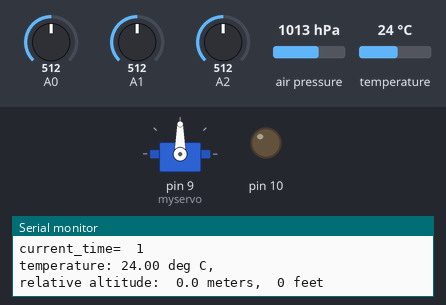
A sketch run on a simulated Arduino Uno, built with avr-gcc and run on an emulated ATmega328P. Shown: servo, output pins drawn as LEDs (lit = HIGH), the last lines printed to the serial monitor. Inputs (shaded band) come from the test bench; at power-on: air pressure 1013 hPa, A0 = 512, A1 = 512, A2 = 512, temperature 24 °C.

Above: at 1.2 s.
1.3 s: air pressure set to 1025 hPa
At 2.42 s:
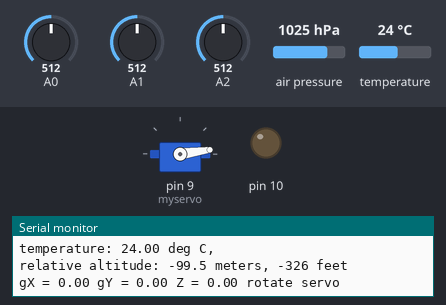
At 7.6 s:
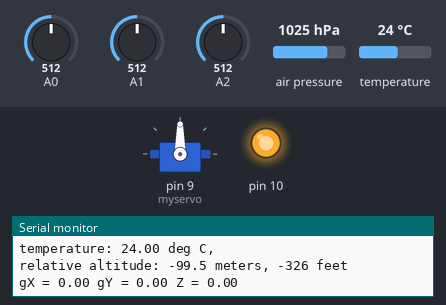
Timing chart, 0 to 10.4 s (numbered marks = the images above; inputs shaded):
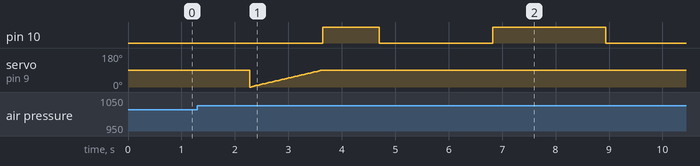

The sketch:

final_code_ps2_teamC.ino
```cpp
#include <Servo.h>

//for servo motor
Servo myservo;  // create servo object to control a servo
// twelve servo objects can be created on most boards
int pos = 0;    // variable to store the servo position


//for pressure and altitude
//Any Arduino pins labeled:  SDA  SCL
//Uno, Redboard, Pro:        A4   A5
// Your sketch must #include this library, and the Wire library.
// (Wire is a standard library included with Arduino.):
#include <SFE_BMP180.h>
#include <Wire.h>
// You will need to create an SFE_BMP180 object, here called "pressure":
SFE_BMP180 pressure;
double baseline; // baseline pressure


//for accelerometer
float x,y,z;


//set led indicator state
int Led_state = LOW;
unsigned long prev_time = millis()/1000;

//for servorotate function
boolean alreadyRun = false;

void setup() {

  //pin for servo motor
  myservo.attach(9);  // attaches the servo on pin 9 to the servo object


  //begin altitude pressure and temperature sensor
  Serial.begin(9600);
  Serial.println("REBOOT");
  // Initialize the sensor (it is important to get calibration values stored on the device).
  if (pressure.begin())
    Serial.println("BMP180 init success");
    //can write code for led blink to indicate
  else
  {
    // Oops, something went wrong, this is usually a connection problem,
    // see the comments at the top of this sketch for the proper connections.

    Serial.println("BMP180 init fail (disconnected?)\n\n");
    while(1); // Pause forever.
  }
  // Get the baseline pressure:
  baseline = getPressure();
  Serial.print("baseline pressure: ");
  Serial.print(baseline);
  Serial.println(" mb");

  //insitialise led indicator
  pinMode(10,OUTPUT);

}

void loop() {

  Serial.println();
  //code for timer
  long int current_time = millis()/1000;//time in seconds
  Serial.print("current_time=\t");
  Serial.print(current_time);
  Serial.println();


  //for pressure and altitude loop
  double a,P,current_altitude,prev_altitude;

  // Get a new pressure reading:
  P = getPressure();
  // Show the relative altitude difference between
  // the new reading and the baseline reading:
  a = pressure.altitude(P,baseline);
  current_altitude = a;
  Serial.print("relative altitude: ");
  if (a >= 0.0) Serial.print(" "); // add a space for positive numbers
  Serial.print(a,1);
  Serial.print(" meters, ");
  if (a >= 0.0) Serial.print(" "); // add a space for positive numbers
  Serial.print(a*3.28084,0);
  Serial.println(" feet");


  //for accelerometer
  x = ((analogRead(A0)*2.0)/1024.0)-1;
  y = ((analogRead(A1)*2.0)/1024.0)-1;
  z = ((analogRead(A2)*2.0)/1024.0)-1;

  Serial.print("gX = ");
  Serial.print(x);
  Serial.print(" ");
  Serial.print("gY = ");
  Serial.print(y);
  Serial.print(" ");
  Serial.print("Z = ");
  Serial.print(z);
  Serial.print(" ");


  //1st condition for servo to rotate
  //rotate only once that's the problem

  if(current_altitude - prev_altitude < 0){
    if (alreadyRun == false)
    {
      servorotate();//calling servo rotate function
    }
    prev_altitude = current_altitude;
  }
   prev_altitude = current_altitude;

  //2nd condition for servo ejection
  if(current_time == 10){
    Serial.print("rotate servo");
    for (pos = 0; pos <= 90; pos += 1) { // goes from 0 degrees to 180 degrees
    // in steps of 1 degree
    myservo.write(pos);              // tell servo to go to position in variable 'pos'
    delay(15);                       // waits 15ms for the servo to reach the position
    }
  }

  //3rd condition for servo ejection
  //problem is it rotates always but it should rotate once
  if(z > 0){
    if (alreadyRun == false)
    {
      servorotate();//calling servo rotate function
    }

  }


  //code for led indicator
  if(current_time - prev_time > 1){
    Led_state = !Led_state;
    digitalWrite(10,Led_state);
    prev_time = current_time;
  }

  Serial.println();
  delay(1000);

}


//servo rotate function
void servorotate(){
  Serial.print("rotate servo");
  for (pos = 0; pos <= 90; pos += 1) { // goes from 0 degrees to 180 degrees
  // in steps of 1 degree
  myservo.write(pos);              // tell servo to go to position in variable 'pos'
  delay(15);                       // waits 15ms for the servo to reach the position

  alreadyRun = true;//setting flag value true
  }
}


//to get pressure from sensor
double getPressure()
{
  char status;
  double T,P,p0,a;

  // You must first get a temperature measurement to perform a pressure reading.

  // Start a temperature measurement:
  // If request is successful, the number of ms to wait is returned.
  // If request is unsuccessful, 0 is returned.

  status = pressure.startTemperature();
  if (status != 0)
  {
    // Wait for the measurement to complete:

    delay(status);

    // Retrieve the completed temperature measurement:
    // Note that the measurement is stored in the variable T.
    // Use '&T' to provide the address of T to the function.
    // Function returns 1 if successful, 0 if failure.

    status = pressure.getTemperature(T);
    if (status != 0)
    {
      // Start a pressure measurement:
      // The parameter is the oversampling setting, from 0 to 3 (highest res, longest wait).
      // If request is successful, the number of ms to wait is returned.
      // If request is unsuccessful, 0 is returned.
      Serial.print("temperature: ");
      Serial.print(T,2);
      Serial.println(" deg C, ");

      status = pressure.startPressure(3);
      if (status != 0)
      {
        // Wait for the measurement to complete:
        delay(status);

        // Retrieve the completed pressure measurement:
        // Note that the measurement is stored in the variable P.
        // Use '&P' to provide the address of P.
        // Note also that the function requires the previous temperature measurement (T).
        // (If temperature is stable, you can do one temperature measurement for a number of pressure measurements.)
        // Function returns 1 if successful, 0 if failure.

        status = pressure.getPressure(P,T);
        if (status != 0)
        {
          return(P);
        }
        else Serial.println("error retrieving pressure measurement\n");
      }
      else Serial.println("error starting pressure measurement\n");
    }
    else Serial.println("error retrieving temperature measurement\n");
  }
  else Serial.println("error starting temperature measurement\n");
}
```
